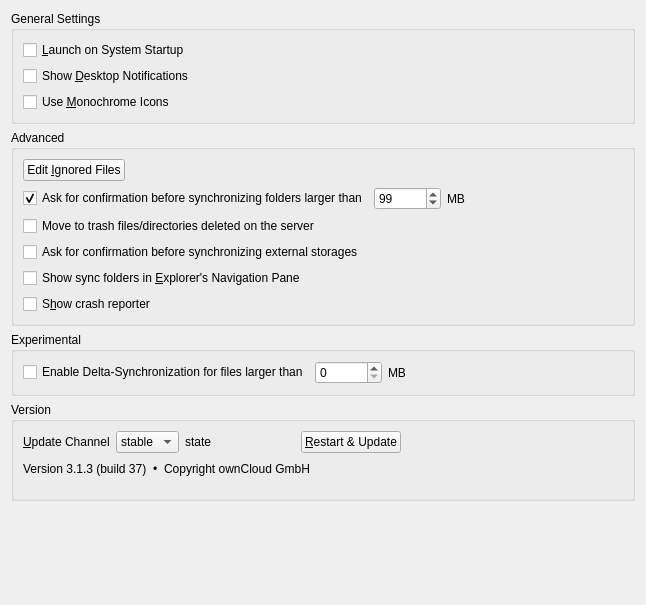
<?xml version="1.0" encoding="UTF-8"?>
<ui version="4.0">
 <class>OCC::GeneralSettings</class>
 <widget class="QWidget" name="OCC::GeneralSettings">
  <property name="geometry">
   <rect>
    <x>0</x>
    <y>0</y>
    <width>646</width>
    <height>605</height>
   </rect>
  </property>
  <property name="windowTitle">
   <string>Form</string>
  </property>
  <layout class="QVBoxLayout" name="verticalLayout_3">
   <property name="sizeConstraint">
    <enum>QLayout::SetDefaultConstraint</enum>
   </property>
   <item>
    <widget class="QGroupBox" name="generalGroupBox">
     <property name="title">
      <string>General Settings</string>
     </property>
     <layout class="QGridLayout" name="gridLayout_2">
      <item row="0" column="0">
       <layout class="QVBoxLayout" name="verticalLayout_6">
        <item>
         <layout class="QHBoxLayout" name="horizontalLayout_11">
          <item>
           <widget class="QCheckBox" name="autostartCheckBox">
            <property name="text">
             <string>&amp;Launch on System Startup</string>
            </property>
           </widget>
          </item>
         </layout>
        </item>
        <item>
         <layout class="QHBoxLayout" name="horizontalLayout_10">
          <item>
           <widget class="QCheckBox" name="desktopNotificationsCheckBox">
            <property name="text">
             <string>Show &amp;Desktop Notifications</string>
            </property>
           </widget>
          </item>
         </layout>
        </item>
        <item>
         <layout class="QHBoxLayout" name="horizontalLayout_12">
          <item>
           <widget class="QCheckBox" name="monoIconsCheckBox">
            <property name="toolTip">
             <string>For System Tray</string>
            </property>
            <property name="text">
             <string>Use &amp;Monochrome Icons</string>
            </property>
           </widget>
          </item>
         </layout>
        </item>
       </layout>
      </item>
     </layout>
    </widget>
   </item>
   <item>
    <widget class="QGroupBox" name="advancedGroupBox">
     <property name="sizePolicy">
      <sizepolicy hsizetype="Preferred" vsizetype="Preferred">
       <horstretch>0</horstretch>
       <verstretch>0</verstretch>
      </sizepolicy>
     </property>
     <property name="title">
      <string>Advanced</string>
     </property>
     <layout class="QVBoxLayout" name="verticalLayout">
      <property name="sizeConstraint">
       <enum>QLayout::SetDefaultConstraint</enum>
      </property>
      <item>
       <layout class="QVBoxLayout" name="advancedLayout">
        <property name="sizeConstraint">
         <enum>QLayout::SetFixedSize</enum>
        </property>
        <item>
         <layout class="QHBoxLayout" name="horizontalLayout_4">
          <property name="spacing">
           <number>-1</number>
          </property>
          <item>
           <widget class="QPushButton" name="ignoredFilesButton">
            <property name="text">
             <string>Edit &amp;Ignored Files</string>
            </property>
           </widget>
          </item>
          <item>
           <spacer name="spacer_3">
            <property name="orientation">
             <enum>Qt::Horizontal</enum>
            </property>
            <property name="sizeHint" stdset="0">
             <size>
              <width>555</width>
              <height>20</height>
             </size>
            </property>
           </spacer>
          </item>
         </layout>
        </item>
        <item>
         <layout class="QHBoxLayout" name="horizontalLayout_3">
          <item>
           <widget class="QCheckBox" name="newFolderLimitCheckBox">
            <property name="text">
             <string>Ask for confirmation before synchronizing folders larger than</string>
            </property>
            <property name="checked">
             <bool>true</bool>
            </property>
           </widget>
          </item>
          <item>
           <widget class="QSpinBox" name="newFolderLimitSpinBox">
            <property name="maximum">
             <number>999999</number>
            </property>
            <property name="value">
             <number>99</number>
            </property>
           </widget>
          </item>
          <item>
           <widget class="QLabel" name="label">
            <property name="text">
             <string extracomment="Trailing part of &quot;Ask confirmation before syncing folder larger than&quot; ">MB</string>
            </property>
           </widget>
          </item>
          <item>
           <spacer name="horizontalSpacer_3">
            <property name="orientation">
             <enum>Qt::Horizontal</enum>
            </property>
            <property name="sizeHint" stdset="0">
             <size>
              <width>40</width>
              <height>20</height>
             </size>
            </property>
           </spacer>
          </item>
         </layout>
        </item>
        <item>
         <layout class="QHBoxLayout" name="horizontalLayout_9">
          <item>
           <widget class="QCheckBox" name="moveToTrashCheckBox">
            <property name="text">
             <string>Move to trash files/directories deleted on the server</string>
            </property>
           </widget>
          </item>
         </layout>
        </item>
        <item>
         <layout class="QHBoxLayout" name="newExternalStorageLayout">
          <item>
           <widget class="QCheckBox" name="newExternalStorageCheckBox">
            <property name="sizePolicy">
             <sizepolicy hsizetype="Minimum" vsizetype="Fixed">
              <horstretch>0</horstretch>
              <verstretch>0</verstretch>
             </sizepolicy>
            </property>
            <property name="text">
             <string>Ask for confirmation before synchronizing external storages</string>
            </property>
           </widget>
          </item>
         </layout>
        </item>
        <item>
         <layout class="QHBoxLayout" name="showInExplorerNavigationPaneLayout">
          <item>
           <widget class="QCheckBox" name="showInExplorerNavigationPaneCheckBox">
            <property name="sizePolicy">
             <sizepolicy hsizetype="Minimum" vsizetype="Fixed">
              <horstretch>0</horstretch>
              <verstretch>0</verstretch>
             </sizepolicy>
            </property>
            <property name="text">
             <string>Show sync folders in &amp;Explorer's Navigation Pane</string>
            </property>
           </widget>
          </item>
         </layout>
        </item>
        <item>
         <layout class="QHBoxLayout" name="crashreporterLayout">
          <item>
           <widget class="QCheckBox" name="crashreporterCheckBox">
            <property name="sizePolicy">
             <sizepolicy hsizetype="Minimum" vsizetype="Fixed">
              <horstretch>0</horstretch>
              <verstretch>0</verstretch>
             </sizepolicy>
            </property>
            <property name="text">
             <string>S&amp;how crash reporter</string>
            </property>
           </widget>
          </item>
         </layout>
        </item>
       </layout>
      </item>
     </layout>
    </widget>
   </item>
   <item>
    <widget class="QGroupBox" name="experimentalGroupBox">
     <property name="title">
      <string>Experimental</string>
     </property>
     <layout class="QVBoxLayout" name="verticalLayout_4">
      <property name="sizeConstraint">
       <enum>QLayout::SetDefaultConstraint</enum>
      </property>
      <item>
       <layout class="QHBoxLayout" name="horizontalLayout">
        <item>
         <widget class="QCheckBox" name="deltaSyncCheckBox">
          <property name="text">
           <string>Enable Delta-Synchronization for files larger than</string>
          </property>
         </widget>
        </item>
        <item>
         <widget class="QSpinBox" name="deltaSyncSpinBox">
          <property name="maximum">
           <number>999999</number>
          </property>
         </widget>
        </item>
        <item>
         <widget class="QLabel" name="label_2">
          <property name="text">
           <string>MB</string>
          </property>
         </widget>
        </item>
        <item>
         <spacer name="horizontalSpacer_2">
          <property name="orientation">
           <enum>Qt::Horizontal</enum>
          </property>
          <property name="sizeHint" stdset="0">
           <size>
            <width>40</width>
            <height>20</height>
           </size>
          </property>
         </spacer>
        </item>
       </layout>
      </item>
     </layout>
    </widget>
   </item>
   <item>
    <widget class="QGroupBox" name="versionGroupBox">
     <property name="title">
      <string>Version</string>
     </property>
     <layout class="QVBoxLayout" name="verticalLayout_2">
      <item>
       <layout class="QVBoxLayout" name="verticalLayout_5">
        <property name="bottomMargin">
         <number>0</number>
        </property>
        <item>
         <widget class="QWidget" name="updaterWidget" native="true">
          <layout class="QHBoxLayout" name="horizontalLayout_5">
           <property name="leftMargin">
            <number>0</number>
           </property>
           <property name="topMargin">
            <number>0</number>
           </property>
           <property name="rightMargin">
            <number>0</number>
           </property>
           <property name="bottomMargin">
            <number>0</number>
           </property>
           <item>
            <widget class="QLabel" name="updateChannelLabel">
             <property name="sizePolicy">
              <sizepolicy hsizetype="Maximum" vsizetype="Preferred">
               <horstretch>0</horstretch>
               <verstretch>0</verstretch>
              </sizepolicy>
             </property>
             <property name="text">
              <string>&amp;Update Channel</string>
             </property>
             <property name="buddy">
              <cstring>updateChannel</cstring>
             </property>
            </widget>
           </item>
           <item>
            <widget class="QComboBox" name="updateChannel">
             <property name="sizePolicy">
              <sizepolicy hsizetype="Maximum" vsizetype="Fixed">
               <horstretch>0</horstretch>
               <verstretch>0</verstretch>
              </sizepolicy>
             </property>
             <item>
              <property name="text">
               <string>stable</string>
              </property>
             </item>
             <item>
              <property name="text">
               <string>beta</string>
              </property>
             </item>
            </widget>
           </item>
           <item>
            <widget class="QLabel" name="updateStateLabel">
             <property name="text">
              <string>state</string>
             </property>
             <property name="wordWrap">
              <bool>true</bool>
             </property>
             <property name="openExternalLinks">
              <bool>true</bool>
             </property>
            </widget>
           </item>
           <item>
            <widget class="QPushButton" name="restartButton">
             <property name="sizePolicy">
              <sizepolicy hsizetype="Maximum" vsizetype="Fixed">
               <horstretch>0</horstretch>
               <verstretch>0</verstretch>
              </sizepolicy>
             </property>
             <property name="text">
              <string>&amp;Restart &amp;&amp; Update</string>
             </property>
            </widget>
           </item>
           <item>
            <spacer name="spacer_2">
             <property name="orientation">
              <enum>Qt::Horizontal</enum>
             </property>
             <property name="sizeType">
              <enum>QSizePolicy::Preferred</enum>
             </property>
             <property name="sizeHint" stdset="0">
              <size>
               <width>222</width>
               <height>20</height>
              </size>
             </property>
            </spacer>
           </item>
          </layout>
         </widget>
        </item>
        <item>
         <widget class="QWidget" name="versionInfoWidget" native="true">
          <layout class="QHBoxLayout" name="horizontalLayout_2">
           <property name="leftMargin">
            <number>0</number>
           </property>
           <property name="topMargin">
            <number>0</number>
           </property>
           <property name="rightMargin">
            <number>0</number>
           </property>
           <property name="bottomMargin">
            <number>10</number>
           </property>
           <item>
            <widget class="QLabel" name="versionLabel">
             <property name="cursor">
              <cursorShape>PointingHandCursor</cursorShape>
             </property>
             <property name="text">
              <string notr="true">Version 3.1.3 (build 37)</string>
             </property>
             <property name="textInteractionFlags">
              <set>Qt::LinksAccessibleByMouse</set>
             </property>
            </widget>
           </item>
           <item>
            <widget class="QLabel" name="copyrightLabelDotBefore">
             <property name="cursor">
              <cursorShape>ArrowCursor</cursorShape>
             </property>
             <property name="text">
              <string>•</string>
             </property>
             <property name="textInteractionFlags">
              <set>Qt::LinksAccessibleByMouse|Qt::TextSelectableByMouse</set>
             </property>
            </widget>
           </item>
           <item>
            <widget class="QLabel" name="copyrightLabel">
             <property name="cursor">
              <cursorShape>ArrowCursor</cursorShape>
             </property>
             <property name="text">
              <string notr="true">Copyright ownCloud GmbH</string>
             </property>
             <property name="textInteractionFlags">
              <set>Qt::LinksAccessibleByMouse|Qt::TextSelectableByMouse</set>
             </property>
            </widget>
           </item>
           <item>
            <spacer name="spacer">
             <property name="orientation">
              <enum>Qt::Horizontal</enum>
             </property>
             <property name="sizeHint" stdset="0">
              <size>
               <width>40</width>
               <height>20</height>
              </size>
             </property>
            </spacer>
           </item>
          </layout>
         </widget>
        </item>
       </layout>
      </item>
     </layout>
    </widget>
   </item>
   <item>
    <spacer name="verticalSpacer">
     <property name="orientation">
      <enum>Qt::Vertical</enum>
     </property>
     <property name="sizeHint" stdset="0">
      <size>
       <width>20</width>
       <height>0</height>
      </size>
     </property>
    </spacer>
   </item>
  </layout>
 </widget>
 <tabstops>
  <tabstop>ignoredFilesButton</tabstop>
  <tabstop>newFolderLimitCheckBox</tabstop>
  <tabstop>newFolderLimitSpinBox</tabstop>
  <tabstop>deltaSyncCheckBox</tabstop>
  <tabstop>deltaSyncSpinBox</tabstop>
 </tabstops>
 <resources/>
 <connections>
  <connection>
   <sender>newFolderLimitCheckBox</sender>
   <signal>toggled(bool)</signal>
   <receiver>newFolderLimitSpinBox</receiver>
   <slot>setEnabled(bool)</slot>
   <hints>
    <hint type="sourcelabel">
     <x>225</x>
     <y>231</y>
    </hint>
    <hint type="destinationlabel">
     <x>587</x>
     <y>230</y>
    </hint>
   </hints>
  </connection>
 </connections>
</ui>
